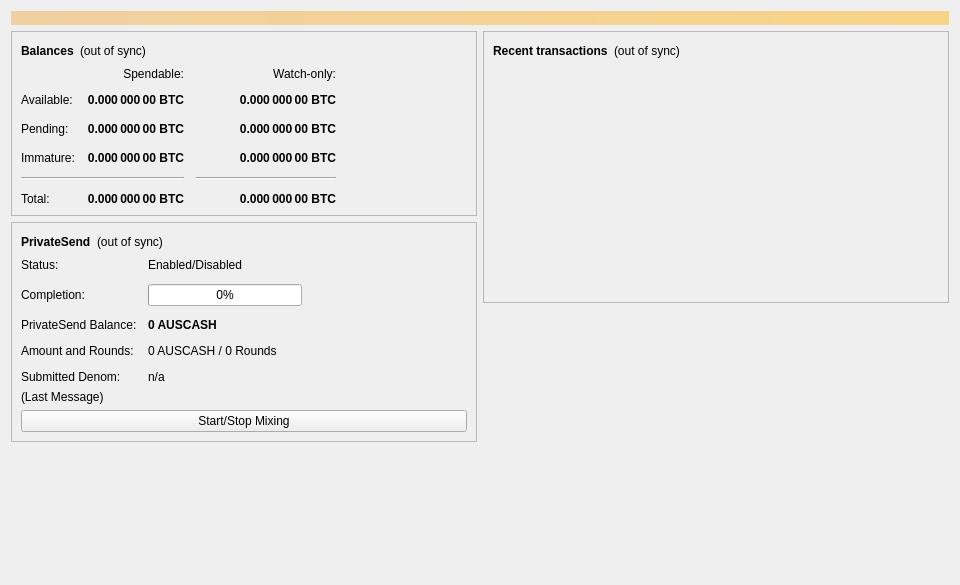
<?xml version="1.0" encoding="UTF-8"?>
<ui version="4.0">
 <class>OverviewPage</class>
 <widget class="QWidget" name="OverviewPage">
  <property name="geometry">
   <rect>
    <x>0</x>
    <y>0</y>
    <width>960</width>
    <height>585</height>
   </rect>
  </property>
  <property name="minimumSize">
   <size>
    <width>960</width>
    <height>0</height>
   </size>
  </property>
  <property name="windowTitle">
   <string>Form</string>
  </property>
  <layout class="QVBoxLayout" name="topLayout">
   <item>
    <widget class="QLabel" name="labelAlerts">
     <property name="visible">
      <bool>false</bool>
     </property>
     <property name="styleSheet">
      <string notr="true">QLabel { background-color: qlineargradient(x1: 0, y1: 0, x2: 1, y2: 0, stop:0 #F0D0A0, stop:1 #F8D488); color:#000000; }</string>
     </property>
     <property name="wordWrap">
      <bool>true</bool>
     </property>
     <property name="margin">
      <number>3</number>
     </property>
     <property name="textInteractionFlags">
      <set>Qt::TextSelectableByMouse</set>
     </property>
    </widget>
   </item>
   <item>
    <layout class="QHBoxLayout" name="horizontalLayout" stretch="1,1">
     <item>
      <layout class="QVBoxLayout" name="verticalLayout_2">
       <item>
        <widget class="QFrame" name="frame">
         <property name="frameShape">
          <enum>QFrame::StyledPanel</enum>
         </property>
         <property name="frameShadow">
          <enum>QFrame::Raised</enum>
         </property>
         <layout class="QVBoxLayout" name="verticalLayout_4">
          <item>
           <layout class="QHBoxLayout" name="horizontalLayout_4">
            <item>
             <widget class="QLabel" name="label_5">
              <property name="font">
               <font>
                <weight>75</weight>
                <bold>true</bold>
               </font>
              </property>
              <property name="text">
               <string>Balances</string>
              </property>
             </widget>
            </item>
            <item>
             <widget class="QLabel" name="labelWalletStatus">
              <property name="toolTip">
               <string>The displayed information may be out of date. Your wallet automatically synchronizes with the AusCash network after a connection is established, but this process has not completed yet.</string>
              </property>
              <property name="text">
               <string notr="true">(out of sync)</string>
              </property>
              <property name="alignment">
               <set>Qt::AlignLeading|Qt::AlignLeft|Qt::AlignVCenter</set>
              </property>
             </widget>
            </item>
            <item>
             <spacer name="horizontalSpacer_3">
              <property name="orientation">
               <enum>Qt::Horizontal</enum>
              </property>
              <property name="sizeHint" stdset="0">
               <size>
                <width>40</width>
                <height>20</height>
               </size>
              </property>
             </spacer>
            </item>
           </layout>
          </item>
          <item>
           <layout class="QGridLayout" name="gridLayout">
            <property name="spacing">
             <number>12</number>
            </property>
            <item row="2" column="2">
             <widget class="QLabel" name="labelWatchPending">
              <property name="font">
               <font>
                <weight>75</weight>
                <bold>true</bold>
               </font>
              </property>
              <property name="cursor">
               <cursorShape>IBeamCursor</cursorShape>
              </property>
              <property name="toolTip">
               <string>Unconfirmed transactions to watch-only addresses</string>
              </property>
              <property name="text">
               <string notr="true">0.000 000 00 BTC</string>
              </property>
              <property name="alignment">
               <set>Qt::AlignRight|Qt::AlignTrailing|Qt::AlignVCenter</set>
              </property>
              <property name="textInteractionFlags">
               <set>Qt::LinksAccessibleByMouse|Qt::TextSelectableByKeyboard|Qt::TextSelectableByMouse</set>
              </property>
             </widget>
            </item>
            <item row="2" column="1">
             <widget class="QLabel" name="labelUnconfirmed">
              <property name="font">
               <font>
                <weight>75</weight>
                <bold>true</bold>
               </font>
              </property>
              <property name="cursor">
               <cursorShape>IBeamCursor</cursorShape>
              </property>
              <property name="toolTip">
               <string>Total of transactions that have yet to be confirmed, and do not yet count toward the spendable balance</string>
              </property>
              <property name="text">
               <string notr="true">0.000 000 00 BTC</string>
              </property>
              <property name="alignment">
               <set>Qt::AlignRight|Qt::AlignTrailing|Qt::AlignVCenter</set>
              </property>
              <property name="textInteractionFlags">
               <set>Qt::LinksAccessibleByMouse|Qt::TextSelectableByKeyboard|Qt::TextSelectableByMouse</set>
              </property>
             </widget>
            </item>
            <item row="3" column="2">
             <widget class="QLabel" name="labelWatchImmature">
              <property name="font">
               <font>
                <weight>75</weight>
                <bold>true</bold>
               </font>
              </property>
              <property name="cursor">
               <cursorShape>IBeamCursor</cursorShape>
              </property>
              <property name="toolTip">
               <string>Mined balance in watch-only addresses that has not yet matured</string>
              </property>
              <property name="text">
               <string notr="true">0.000 000 00 BTC</string>
              </property>
              <property name="alignment">
               <set>Qt::AlignRight|Qt::AlignTrailing|Qt::AlignVCenter</set>
              </property>
              <property name="textInteractionFlags">
               <set>Qt::LinksAccessibleByMouse|Qt::TextSelectableByKeyboard|Qt::TextSelectableByMouse</set>
              </property>
             </widget>
            </item>
            <item row="4" column="0" colspan="2">
             <widget class="Line" name="lineSpendableBalance">
              <property name="orientation">
               <enum>Qt::Horizontal</enum>
              </property>
             </widget>
            </item>
            <item row="4" column="2">
             <widget class="Line" name="lineWatchBalance">
              <property name="sizePolicy">
               <sizepolicy hsizetype="Preferred" vsizetype="Fixed">
                <horstretch>0</horstretch>
                <verstretch>0</verstretch>
               </sizepolicy>
              </property>
              <property name="minimumSize">
               <size>
                <width>140</width>
                <height>0</height>
               </size>
              </property>
              <property name="orientation">
               <enum>Qt::Horizontal</enum>
              </property>
             </widget>
            </item>
            <item row="5" column="0">
             <widget class="QLabel" name="labelTotalText">
              <property name="text">
               <string>Total:</string>
              </property>
             </widget>
            </item>
            <item row="3" column="1">
             <widget class="QLabel" name="labelImmature">
              <property name="font">
               <font>
                <weight>75</weight>
                <bold>true</bold>
               </font>
              </property>
              <property name="cursor">
               <cursorShape>IBeamCursor</cursorShape>
              </property>
              <property name="toolTip">
               <string>Mined balance that has not yet matured</string>
              </property>
              <property name="text">
               <string notr="true">0.000 000 00 BTC</string>
              </property>
              <property name="alignment">
               <set>Qt::AlignRight|Qt::AlignTrailing|Qt::AlignVCenter</set>
              </property>
              <property name="textInteractionFlags">
               <set>Qt::LinksAccessibleByMouse|Qt::TextSelectableByKeyboard|Qt::TextSelectableByMouse</set>
              </property>
             </widget>
            </item>
            <item row="2" column="3">
             <spacer name="horizontalSpacer_2">
              <property name="orientation">
               <enum>Qt::Horizontal</enum>
              </property>
              <property name="sizeHint" stdset="0">
               <size>
                <width>40</width>
                <height>20</height>
               </size>
              </property>
             </spacer>
            </item>
            <item row="3" column="0">
             <widget class="QLabel" name="labelImmatureText">
              <property name="text">
               <string>Immature:</string>
              </property>
             </widget>
            </item>
            <item row="5" column="1">
             <widget class="QLabel" name="labelTotal">
              <property name="font">
               <font>
                <weight>75</weight>
                <bold>true</bold>
               </font>
              </property>
              <property name="cursor">
               <cursorShape>IBeamCursor</cursorShape>
              </property>
              <property name="toolTip">
               <string>Your current total balance</string>
              </property>
              <property name="text">
               <string notr="true">0.000 000 00 BTC</string>
              </property>
              <property name="alignment">
               <set>Qt::AlignRight|Qt::AlignTrailing|Qt::AlignVCenter</set>
              </property>
              <property name="textInteractionFlags">
               <set>Qt::LinksAccessibleByMouse|Qt::TextSelectableByKeyboard|Qt::TextSelectableByMouse</set>
              </property>
             </widget>
            </item>
            <item row="5" column="2">
             <widget class="QLabel" name="labelWatchTotal">
              <property name="font">
               <font>
                <weight>75</weight>
                <bold>true</bold>
               </font>
              </property>
              <property name="cursor">
               <cursorShape>IBeamCursor</cursorShape>
              </property>
              <property name="toolTip">
               <string>Current total balance in watch-only addresses</string>
              </property>
              <property name="text">
               <string notr="true">0.000 000 00 BTC</string>
              </property>
              <property name="alignment">
               <set>Qt::AlignRight|Qt::AlignTrailing|Qt::AlignVCenter</set>
              </property>
              <property name="textInteractionFlags">
               <set>Qt::LinksAccessibleByMouse|Qt::TextSelectableByKeyboard|Qt::TextSelectableByMouse</set>
              </property>
             </widget>
            </item>
            <item row="0" column="2">
             <widget class="QLabel" name="labelWatchonly">
              <property name="text">
               <string>Watch-only:</string>
              </property>
              <property name="alignment">
               <set>Qt::AlignRight|Qt::AlignTrailing|Qt::AlignVCenter</set>
              </property>
             </widget>
            </item>
            <item row="1" column="0">
             <widget class="QLabel" name="labelBalanceText">
              <property name="text">
               <string>Available:</string>
              </property>
             </widget>
            </item>
            <item row="1" column="1">
             <widget class="QLabel" name="labelBalance">
              <property name="font">
               <font>
                <weight>75</weight>
                <bold>true</bold>
               </font>
              </property>
              <property name="cursor">
               <cursorShape>IBeamCursor</cursorShape>
              </property>
              <property name="toolTip">
               <string>Your current spendable balance</string>
              </property>
              <property name="text">
               <string notr="true">0.000 000 00 BTC</string>
              </property>
              <property name="alignment">
               <set>Qt::AlignRight|Qt::AlignTrailing|Qt::AlignVCenter</set>
              </property>
              <property name="textInteractionFlags">
               <set>Qt::LinksAccessibleByMouse|Qt::TextSelectableByKeyboard|Qt::TextSelectableByMouse</set>
              </property>
             </widget>
            </item>
            <item row="1" column="2">
             <widget class="QLabel" name="labelWatchAvailable">
              <property name="font">
               <font>
                <weight>75</weight>
                <bold>true</bold>
               </font>
              </property>
              <property name="cursor">
               <cursorShape>IBeamCursor</cursorShape>
              </property>
              <property name="toolTip">
               <string>Your current balance in watch-only addresses</string>
              </property>
              <property name="text">
               <string notr="true">0.000 000 00 BTC</string>
              </property>
              <property name="alignment">
               <set>Qt::AlignRight|Qt::AlignTrailing|Qt::AlignVCenter</set>
              </property>
              <property name="textInteractionFlags">
               <set>Qt::LinksAccessibleByMouse|Qt::TextSelectableByKeyboard|Qt::TextSelectableByMouse</set>
              </property>
             </widget>
            </item>
            <item row="2" column="0">
             <widget class="QLabel" name="labelPendingText">
              <property name="text">
               <string>Pending:</string>
              </property>
             </widget>
            </item>
            <item row="0" column="1">
             <widget class="QLabel" name="labelSpendable">
              <property name="text">
               <string>Spendable:</string>
              </property>
              <property name="alignment">
               <set>Qt::AlignRight|Qt::AlignTrailing|Qt::AlignVCenter</set>
              </property>
             </widget>
            </item>
           </layout>
          </item>
         </layout>
        </widget>
       </item>
       <item>
        <widget class="QFrame" name="framePrivateSend">
         <property name="layoutDirection">
          <enum>Qt::LeftToRight</enum>
         </property>
         <property name="frameShape">
          <enum>QFrame::StyledPanel</enum>
         </property>
         <property name="frameShadow">
          <enum>QFrame::Raised</enum>
         </property>
         <layout class="QVBoxLayout" name="VerticalLayout_PS1">
          <item>
           <layout class="QHBoxLayout" name="horizontalLayout_5">
            <item>
             <widget class="QLabel" name="labelPrivateSendHeader">
              <property name="font">
               <font>
                <weight>75</weight>
                <bold>true</bold>
               </font>
              </property>
              <property name="text">
               <string>PrivateSend</string>
              </property>
             </widget>
            </item>
            <item>
             <widget class="QLabel" name="labelPrivateSendSyncStatus">
              <property name="toolTip">
               <string>The displayed information may be out of date. Your wallet automatically synchronizes with the AusCash network after a connection is established, but this process has not completed yet.</string>
              </property>
              <property name="text">
               <string notr="true">(out of sync)</string>
              </property>
              <property name="alignment">
               <set>Qt::AlignLeading|Qt::AlignLeft|Qt::AlignVCenter</set>
              </property>
             </widget>
            </item>
            <item>
             <spacer name="horizontalSpacer_4">
              <property name="orientation">
               <enum>Qt::Horizontal</enum>
              </property>
              <property name="sizeHint" stdset="0">
               <size>
                <width>40</width>
                <height>20</height>
               </size>
              </property>
             </spacer>
            </item>
           </layout>
          </item>
          <item>
           <layout class="QFormLayout" name="privateSendFormLayout">
            <property name="fieldGrowthPolicy">
             <enum>QFormLayout::AllNonFixedFieldsGrow</enum>
            </property>
            <property name="horizontalSpacing">
             <number>11</number>
            </property>
            <property name="verticalSpacing">
             <number>12</number>
            </property>
            <item row="0" column="0">
             <widget class="QLabel" name="labelPrivateSendEnabledText">
              <property name="text">
               <string>Status:</string>
              </property>
             </widget>
            </item>
            <item row="0" column="1">
             <widget class="QLabel" name="labelPrivateSendEnabled">
              <property name="text">
               <string>Enabled/Disabled</string>
              </property>
             </widget>
            </item>
            <item row="1" column="0">
             <widget class="QLabel" name="labelCompletitionText">
              <property name="text">
               <string>Completion:</string>
              </property>
             </widget>
            </item>
            <item row="1" column="1">
             <widget class="QProgressBar" name="privateSendProgress">
              <property name="maximumSize">
               <size>
                <width>154</width>
                <height>16777215</height>
               </size>
              </property>
              <property name="value">
               <number>0</number>
              </property>
             </widget>
            </item>
            <item row="2" column="0">
             <widget class="QLabel" name="labelAnonymizedText">
              <property name="text">
               <string>PrivateSend Balance:</string>
              </property>
             </widget>
            </item>
            <item row="2" column="1">
             <widget class="QLabel" name="labelAnonymized">
              <property name="font">
               <font>
                <weight>75</weight>
                <bold>true</bold>
               </font>
              </property>
              <property name="text">
               <string notr="true">0 AUSCASH</string>
              </property>
             </widget>
            </item>
            <item row="3" column="0">
             <widget class="QLabel" name="labelAmountAndRoundsText">
              <property name="text">
               <string>Amount and Rounds:</string>
              </property>
             </widget>
            </item>
            <item row="3" column="1">
             <widget class="QLabel" name="labelAmountRounds">
              <property name="text">
               <string>0 AUSCASH / 0 Rounds</string>
              </property>
             </widget>
            </item>
            <item row="4" column="0">
             <widget class="QLabel" name="labelSubmittedDenomText">
              <property name="text">
               <string>Submitted Denom:</string>
              </property>
             </widget>
            </item>
            <item row="4" column="1">
             <widget class="QLabel" name="labelSubmittedDenom">
              <property name="toolTip">
               <string>The denominations you submitted to the Masternode.&lt;br&gt;To mix, other users must submit the exact same denominations.</string>
              </property>
              <property name="text">
               <string>n/a</string>
              </property>
             </widget>
            </item>
           </layout>
          </item>
          <item>
           <layout class="QVBoxLayout" name="VerticalLayout_PS">
            <item>
             <widget class="QLabel" name="labelPrivateSendLastMessage">
              <property name="text">
               <string>(Last Message)</string>
              </property>
              <property name="alignment">
               <set>Qt::AlignLeading|Qt::AlignLeft|Qt::AlignTop</set>
              </property>
              <property name="wordWrap">
               <bool>true</bool>
              </property>
             </widget>
            </item>
            <item>
             <widget class="QPushButton" name="togglePrivateSend">
              <property name="sizePolicy">
               <sizepolicy hsizetype="MinimumExpanding" vsizetype="Fixed">
                <horstretch>0</horstretch>
                <verstretch>0</verstretch>
               </sizepolicy>
              </property>
              <property name="text">
               <string>Start/Stop Mixing</string>
              </property>
             </widget>
            </item>
           </layout>
          </item>
         </layout>
        </widget>
       </item>
       <item>
        <spacer name="verticalSpacer">
         <property name="orientation">
          <enum>Qt::Vertical</enum>
         </property>
         <property name="sizeHint" stdset="0">
          <size>
           <width>20</width>
           <height>40</height>
          </size>
         </property>
        </spacer>
       </item>
      </layout>
     </item>
     <item>
      <layout class="QVBoxLayout" name="verticalLayout_3">
       <item>
        <widget class="QFrame" name="frame_2">
         <property name="frameShape">
          <enum>QFrame::StyledPanel</enum>
         </property>
         <property name="frameShadow">
          <enum>QFrame::Raised</enum>
         </property>
         <layout class="QVBoxLayout" name="verticalLayout">
          <item>
           <layout class="QHBoxLayout" name="horizontalLayout_2">
            <item>
             <widget class="QLabel" name="label_4">
              <property name="font">
               <font>
                <weight>75</weight>
                <bold>true</bold>
               </font>
              </property>
              <property name="text">
               <string>Recent transactions</string>
              </property>
             </widget>
            </item>
            <item>
             <widget class="QLabel" name="labelTransactionsStatus">
              <property name="toolTip">
               <string>The displayed information may be out of date. Your wallet automatically synchronizes with the AusCash network after a connection is established, but this process has not completed yet.</string>
              </property>
              <property name="text">
               <string notr="true">(out of sync)</string>
              </property>
              <property name="alignment">
               <set>Qt::AlignLeading|Qt::AlignLeft|Qt::AlignVCenter</set>
              </property>
             </widget>
            </item>
            <item>
             <spacer name="horizontalSpacer">
              <property name="orientation">
               <enum>Qt::Horizontal</enum>
              </property>
              <property name="sizeHint" stdset="0">
               <size>
                <width>40</width>
                <height>20</height>
               </size>
              </property>
             </spacer>
            </item>
           </layout>
          </item>
          <item>
           <widget class="QListView" name="listTransactions">
            <property name="styleSheet">
             <string notr="true">QListView { background: transparent; }</string>
            </property>
            <property name="frameShape">
             <enum>QFrame::NoFrame</enum>
            </property>
            <property name="verticalScrollBarPolicy">
             <enum>Qt::ScrollBarAlwaysOff</enum>
            </property>
            <property name="horizontalScrollBarPolicy">
             <enum>Qt::ScrollBarAlwaysOff</enum>
            </property>
            <property name="selectionMode">
             <enum>QAbstractItemView::NoSelection</enum>
            </property>
           </widget>
          </item>
         </layout>
        </widget>
       </item>
       <item>
        <spacer name="verticalSpacer_2">
         <property name="orientation">
          <enum>Qt::Vertical</enum>
         </property>
         <property name="sizeHint" stdset="0">
          <size>
           <width>20</width>
           <height>40</height>
          </size>
         </property>
        </spacer>
       </item>
      </layout>
     </item>
    </layout>
   </item>
  </layout>
 </widget>
 <resources/>
 <connections/>
</ui>
